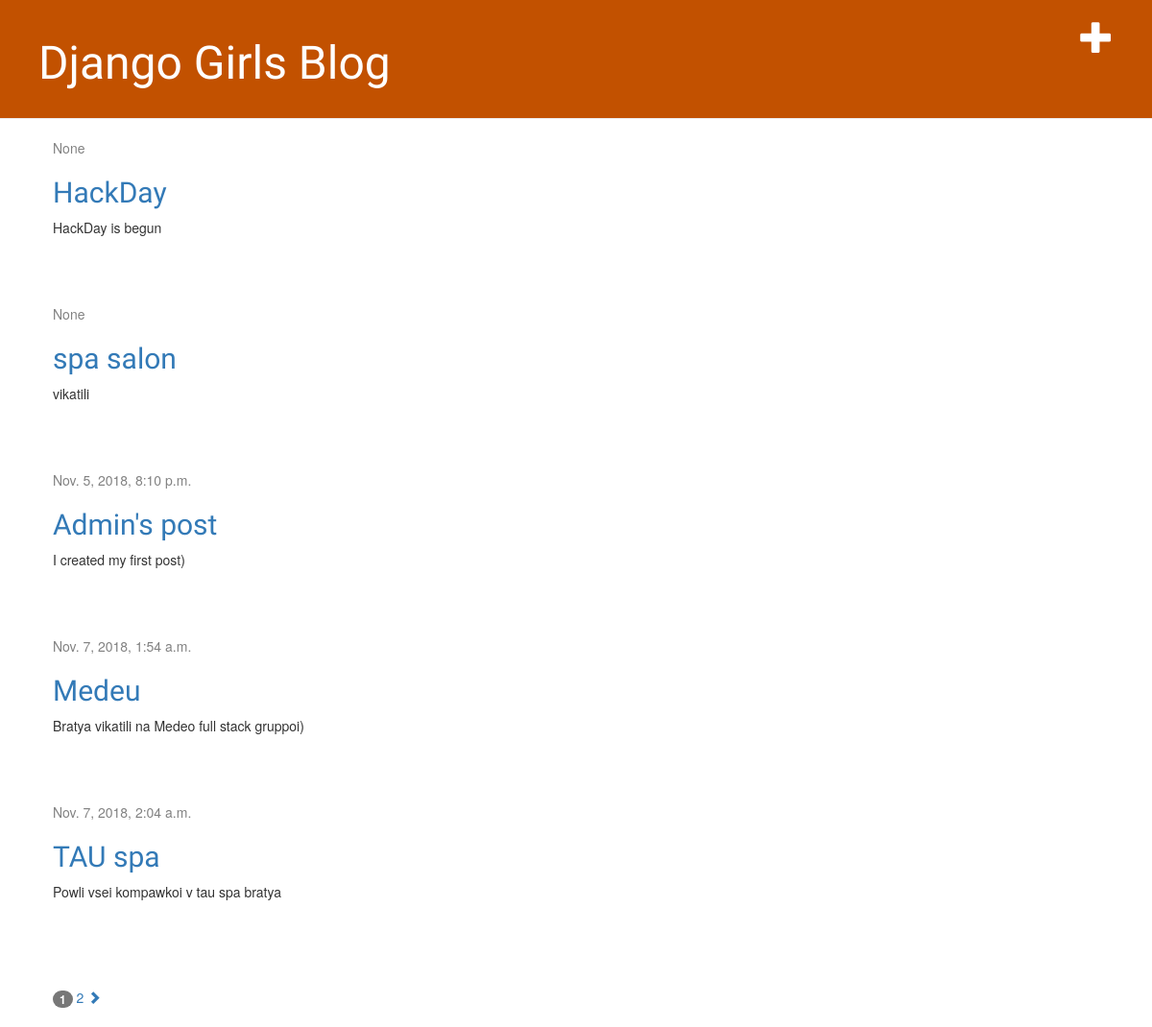
The page / on the database its author committed.
### blog/models.py (models this page shows, shortened)
class Post(models.Model):
    author = models.ForeignKey(settings.AUTH_USER_MODEL, on_delete=models.CASCADE)
    title = models.CharField(max_length=200)
    text = models.TextField()
    created_date = models.DateTimeField(
            default=timezone.now)
    published_date = models.DateTimeField(
            blank=True, null=True)

### blog/views.py (the view)
# urls.py: path('', views.post_list, name='post_list'),
def post_list(request):
    posts = Post.objects.order_by('published_date')
    paginator = Paginator(posts, 5)
    page = request.GET.get('page')
    posts = paginator.get_page(page)
    return render(request, 'blog/post_list.html', {'posts': posts})

### blog/templates/blog/post_list.html (shortened to what this page needs)
{% extends 'blog/base.html' %}
{% block content %}
    {% for post in posts %}
        <div class="post">
            <div class="date">
                {{ post.published_date }}
            </div>
            <h2><a href="{% url 'post_detail' pk=post.pk %}">{{ post.title }}</a></h2>
            <p>{{ post.text|linebreaksbr }}</p>
        </div>
    {% endfor %}
    <div class="pagination">
        {% for num in posts.paginator.page_range %}
            {% if posts.number == num %}
                <strong class="badge"> {{ num }} </strong>
            {% endif %}
        {% endfor %}
        {% if posts.has_next %}
        <a href="?page={{ posts.next_page_number }}"> {{ posts.next_page_number }} </a>
        <a href="?page={{ posts.paginator.num_pages }}"> <i class="glyphicon glyphicon-chevron-right"></i> </a>
        {% endif %}
    </div>
{% endblock %}

### blog/static/css/blog.css (style rules this page uses)
h1, h2, h3, h4 { font-family: 'Lobster', cursive; }
.date { color: #828282; }
.post { margin-bottom: 70px; }

### rows shown on the page
Post: published_date "None", title "HackDay", text "HackDay is begun"
Post: published_date "None", title "spa salon", text "vikatili"
Post: published_date "Nov. 5, 2018, 8:10 p.m.", title "Admin's post", text "I created my first post)"
Post: published_date "Nov. 7, 2018, 1:54 a.m.", title "Medeu", text "Bratya vikatili na Medeo full stack gruppoi)"
Post: published_date "Nov. 7, 2018, 2:04 a.m.", title "TAU spa", text "Powli vsei kompawkoi v tau spa bratya"

### other values the page prints
{{ num }} "1"
{{ posts.next_page_number }} "2"
